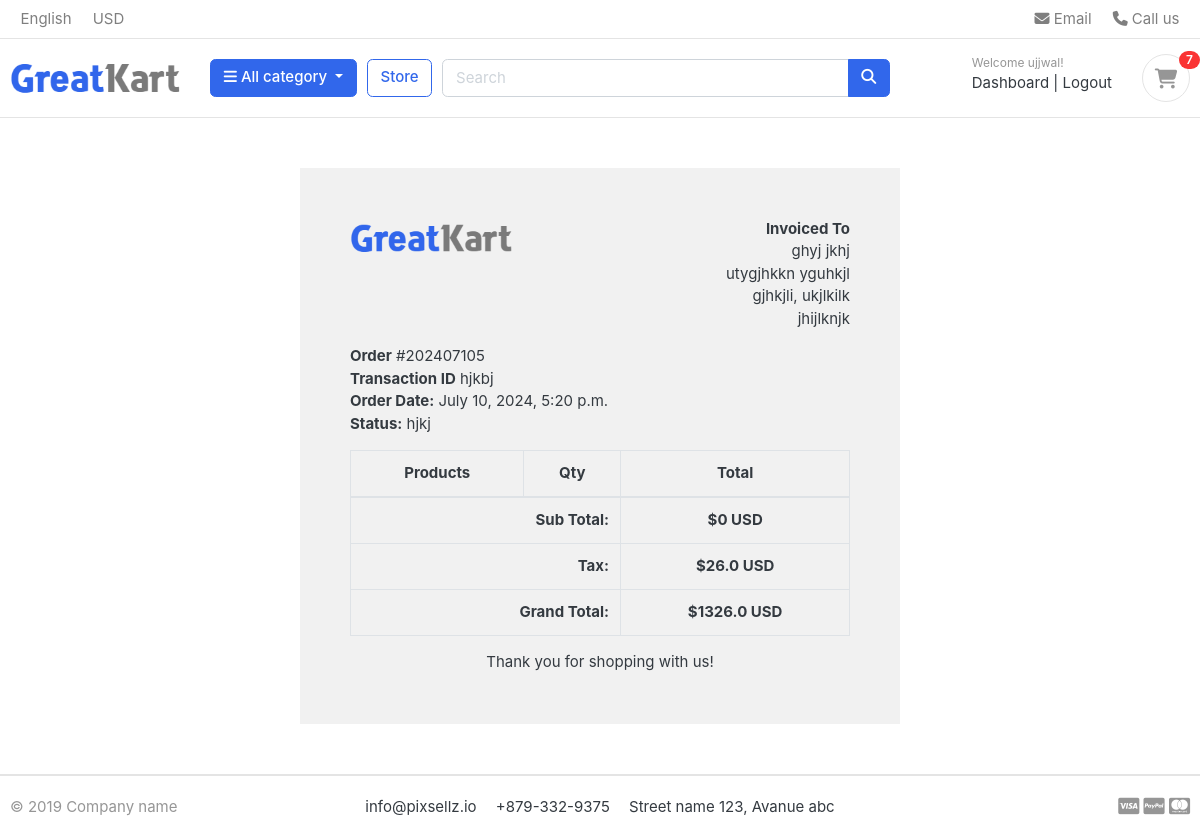
The page /accounts/order_detail/202407105/ (signed in) on the database its author committed.
### accounts/models.py (models this page shows, shortened)
class Account(AbstractBaseUser):
    first_name      = models.CharField(max_length=50)
    last_name       = models.CharField(max_length=50)
    username        = models.CharField(max_length=50, unique=True)
    email           = models.EmailField(max_length=100, unique=True)
    phone_number    = models.CharField(max_length=50)
    date_joined     = models.DateTimeField(auto_now_add=True)
    last_login      = models.DateTimeField(auto_now_add=True)
    is_admin        = models.BooleanField(default=False)
    is_staff        = models.BooleanField(default=False)
    is_active        = models.BooleanField(default=False)
    is_superadmin        = models.BooleanField(default=False)
    USERNAME_FIELD = 'email'
    REQUIRED_FIELDS = ['username', 'first_name', 'last_name']
    objects = MyAccountManager()

### orders/models.py (models this page shows, shortened)
class Order(models.Model):
    STATUS = (
        ('New', 'New'),
        ('Accepted', 'Accepted'),
        ('Completed', 'Completed'),
        ('Cancelled', 'Cancelled'),
    )
    user = models.ForeignKey(Account, on_delete=models.SET_NULL, null=True)
    payment = models.ForeignKey(Payment, on_delete=models.SET_NULL, blank=True, null=True)
    order_number = models.CharField(max_length=20)
    first_name = models.CharField(max_length=50)
    last_name = models.CharField(max_length=50)
    phone = models.CharField(max_length=15)
    email = models.EmailField(max_length=50)
    address_line_1 = models.CharField(max_length=50)
    address_line_2 = models.CharField(max_length=50, blank=True)
    country = models.CharField(max_length=50)
    state = models.CharField(max_length=50)
    city = models.CharField(max_length=50)
    order_note = models.CharField(max_length=100, blank=True)
    order_total = models.FloatField()
    tax = models.FloatField()
    status = models.CharField(max_length=10, choices=STATUS, default='New')
    ip = models.CharField(blank=True, max_length=20)
    is_ordered = models.BooleanField(default=False)
    created_at = models.DateTimeField(auto_now_add=True)
    updated_at = models.DateTimeField(auto_now=True)
    def full_name(self):
        return f'{self.first_name} {self.last_name}'
    def full_address(self):
        return f'{self.address_line_1} {self.address_line_2}'

class Payment(models.Model):
    user = models.ForeignKey(Account, on_delete=models.CASCADE)
    payment_id = models.CharField(max_length=100)
    payment_method = models.CharField(max_length=100)
    amount_paid = models.CharField(max_length=100) # this is the total amount paid
    status = models.CharField(max_length=100)
    created_at = models.DateTimeField(auto_now_add=True)

### accounts/views.py (the view)
# urls.py: path('order_detail/<int:order_id>/', views.order_detail, name='order_detail'),
@login_required(login_url='login')
def order_detail(request, order_id):
    order_detail = OrderProduct.objects.filter(order__order_number=order_id)
    order = Order.objects.get(order_number=order_id)
    subtotal = 0
    for i in order_detail:
        subtotal += i.product_price * i.quantity
    context = {
        'order_detail': order_detail,
        'order': order,
        'subtotal': subtotal,
    }
    return render(request, 'accounts/order_detail.html', context)

### carts/context_processors.py (called while the page is built)
def counter(request):
    cart_count = 0
    if 'admin' in request.path:
        return {}
    else:
        try:
            cart = Cart.objects.filter(cart_id = _cart_id(request))
            if request.user.is_authenticated:
                cart_items = CartItem.objects.all().filter(user=request.user)
            else:
                cart_items = CartItem.objects.all().filter(cart=cart[:1])
            for cart_item in cart_items:
                cart_count += cart_item.quantity
        except Cart.DoesNotExist:
            cart_count = 0
    return dict(cart_count=cart_count)

### carts/views.py (called while the page is built)
def  _cart_id(request):
    cart = request.session.session_key
    if not cart:
        cart = request.session.create()
    return cart

### category/context_processors.py (called while the page is built)
def menu_links(request):
    links = Category.objects.all()
    return dict(links = links)

### category/models.py (called while the page is built)
    def get_url(self):
        return reverse('products_by_category', args=[self.slug])             # products_by_category =url name

### templates/accounts/order_detail.html (shortened to what this page needs)
{% extends 'base.html' %}
{% load static %}
{% block content %}
<div class="container" style="margin: 0 auto;width: 50%;padding: 50px;background: #f1f1f1;margin-top: 50px;margin-bottom: 50px;">
    <div class="row invoice row-printable">
        <div class="col-md-12">
            <div class="panel panel-default plain" id="dash_0">
                <div class="panel-body p30">
                    <div class="row">
                        <div class="col-lg-6">
                            <div class="invoice-logo"><img src="{% static '/images/logo.png' %}" alt="Invoice logo" style="max-height: 40px;"></div>
                        </div>
                        <div class="col-lg-6">
                            <div class="invoice-from">
                                <ul class="list-unstyled text-right">
                                    <li><strong>Invoiced To</strong></li>
                                    <li>{{order.full_name}}</li>
                                    <li>{{order.full_address}}</li>
                                    <li>{{order.city}}, {{order.state}}</li>
                                    <li>{{order.country}}</li>
                                </ul>
                            </div>
                        </div>
                        <div class="col-lg-12">
                            <div class="invoice-details mt25">
                                <div class="well">
                                    <ul class="list-unstyled mb0">
                                        <li><strong>Order</strong> #{{order.order_number}}</li>
                                        <li><strong>Transaction ID</strong> {{order.payment.payment_id}}</li>
                                        <li><strong>Order Date:</strong> {{order.created_at}}</li>
                                        <li><strong>Status:</strong> {{order.payment.status}}</li>
                                    </ul>
                                </div>
                            </div>
                            <div class="invoice-items">
                                <div class="table-responsive" style="overflow: hidden; outline: none;" tabindex="0">
                                    <table class="table table-bordered">
                                        <thead>
                                            <tr>
                                                <th class="per70 text-center">Products</th>
                                                <th class="per5 text-center">Qty</th>
                                                <th class="per25 text-center">Total</th>
                                            </tr>
                                        </thead>
                                        <tfoot>
                                            <tr>
                                                <th colspan="2" class="text-right">Sub Total:</th>
                                                <th class="text-center">${{subtotal}} USD</th>
                                            </tr>
                                            <tr>
                                                <th colspan="2" class="text-right">Tax:</th>
                                                <th class="text-center">${{order.tax}} USD</th>
                                            </tr>
                                            <tr>
                                                <th colspan="2" class="text-right">Grand Total:</th>
                                                <th class="text-center">${{order.order_total}} USD</th>
                                            </tr>
                                        </tfoot>
                                    </table>
                                </div>
                            </div>
                            <div class="invoice-footer mt25">
                                <p class="text-center">Thank you for shopping with us!</p>
                            </div>
                        </div>
                    </div>
                </div>
            </div>
        </div>
    </div>
    </div>
{% endblock %}

### templates/includes/navbar.html (shortened to what this page needs)
{% load static %}
<header class="section-header">
    <nav class="navbar p-md-0 navbar-expand-sm navbar-light border-bottom">
    <div class="container">
      <div class="collapse navbar-collapse" id="navbarTop4">
        <ul class="navbar-nav mr-auto">
            <li class="nav-item dropdown">
                 <a href="#" class="nav-link">   English </a>
            </li>
            <li class="nav-item dropdown">
                <a href="#" class="nav-link"> USD </a>
            </li>
        </ul>
        <ul class="navbar-nav">
            <li><a href="#" class="nav-link"> <i class="fa fa-envelope"></i> Email </a></li>
            <li><a href="#" class="nav-link"> <i class="fa fa-phone"></i> Call us </a></li>
        </ul>
      </div>
    </div>
    </nav>
    <section class="header-main border-bottom">
        <div class="container">
    <div class="row align-items-center">
        <div class="col-lg-2 col-md-3 col-6">
            <a href="/" class="brand-wrap">
                <img class="logo" src="{% static 'images/logo.png' %}">
            </a>
        </div>
        <div class="col-lg col-sm col-md col-6 flex-grow-0">
            <div class="category-wrap dropdown d-inline-block float-right">
                <button type="button" class="btn btn-primary dropdown-toggle" data-toggle="dropdown">
                    <i class="fa fa-bars"></i> All category
                </button>
            </div>
        </div>
        <a href="{% url 'store' %}" class="btn btn-outline-primary">Store</a>
        <div class="col-lg  col-md-6 col-sm-12 col">
            <form action="{% url 'search' %}" class="search" method='GET'>
                <div class="input-group w-100">
                    <input type="text" class="form-control" style="width:60%;" placeholder="Search" name="keyword">
                    <div class="input-group-append">
                      <button class="btn btn-primary" type="submit">
                        <i class="fa fa-search"></i>
                      </button>
                    </div>
                </div>
            </form>
        </div>
        <div class="col-lg-3 col-sm-6 col-8 order-2 order-lg-3">
                    <div class="d-flex justify-content-end mb-3 mb-lg-0">
                        {% if user.id is None %}
                        <div class="widget-header">
                            <small class="title text-muted">Welcome guest!</small>
                            <div>
                                <a href="{% url 'login' %}">Sign in</a> <span class="dark-transp"> | </span>
                                <a href="{% url 'register' %}"> Register</a>
                            </div>
                        </div>
                        <a href="{% url 'cart' %}" class="widget-header pl-3 ml-3">
                            <div class="icon icon-sm rounded-circle border"><i class="fa fa-shopping-cart"></i></div>
                            <span class="badge badge-pill badge-danger notify">{{cart_count}}</span>
                        </a>
                    </div>
                    {% else %}
                    <div class="widget-header">
                        <small class="title text-muted">Welcome {{user.first_name}}!</small>
                        <div>
                          <a href="{% url 'dashboard' %}">Dashboard</a> <span class="dark-transp"> | </span>
                          <a href="{% url 'logout' %}"> Logout</a>
                        </div>
                      </div>
                      <a href="{% url 'cart' %}" class="widget-header pl-3 ml-3">
                        <div class="icon icon-sm rounded-circle border"><i class="fa fa-shopping-cart"></i></div>
                        <span class="badge badge-pill badge-danger notify">{{cart_count}}</span>
                    </a>
                      {% endif %}
                </div>
    </div>
        </div>
    </section>
    </header>

### static/css/ui.css (style rules this page uses)
html { font-family: "Inter", sans-serif; font-size: 15px; }
.icon-xs, .icon-sm, .icon-md, .icon-lg { display: inline-block; text-align: center; flex-shrink: 0; flex-grow: 0; }
.icon-sm { width: 48px; height: 48px; line-height: 48px !important; font-size: 20px; }
p:last-child { margin-bottom: 0; }
.header-main { position: relative; padding-top: 1rem; padding-bottom: 1rem; }
.brand-wrap .logo, .navbar-brand .logo { margin-right: 7px; max-height: 42px; display: inline-block; }
.widget-header { display: inline-block; vertical-align: middle; position: relative; }
.widget-header a { color: #343a40; }
.widget-header i { color: #969696; }
.widget-header .title { display: block; }
.widget-header .notify { position: absolute; top: -3px; right: -10px; }
[class*=list-] li:after { visibility: hidden; display: block; content: ""; overflow: hidden; height: 0; clear: both; }
.notify { position: absolute; top: -4px; right: -10px; display: inline-block; padding: 0.25em 0.6em; font-size: 12px; line-height: 1; text-align: center; border-radius: 3rem; color: #fff; background-color: #fa3434; }

### rows shown on the page
Account: first_name "ujjwal"
Order: full_name "ghyj jkhj", full_address "utygjhkkn yguhkjl", city "gjhkjli", state "ukjlkilk", country "jhijlknjk", order_number "202407105", payment.payment_id "hjkbj", created_at "July 10, 2024, 5:20 p.m.", payment.status "hjkj", tax "26.0", order_total "1326.0"

### other values the page prints
{{ cart_count }} "7"
{{ subtotal }} "0"
